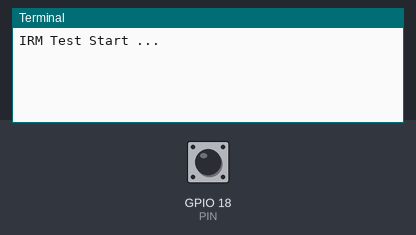
A program run on a simulated Raspberry Pi (BCM pin numbers). Parts: the last lines printed to the terminal. The inputs (shaded band) are chosen by the test bench; at power-on: GPIO 18 (PIN) HIGH.

Above: at 1.2 s.
1.3 s: GPIO 18 (PIN) pulled LOW for 0.15 s
At 2.9 s:
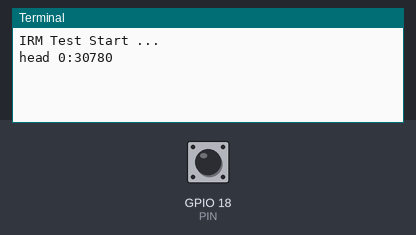
4.4 s: GPIO 18 (PIN) pulled LOW for 1 s
At 6.5 s:
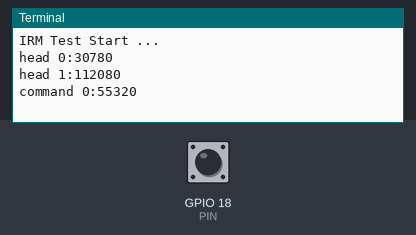
8.4 s: GPIO 18 (PIN) pulled LOW for 0.15 s
At 9.5 s:
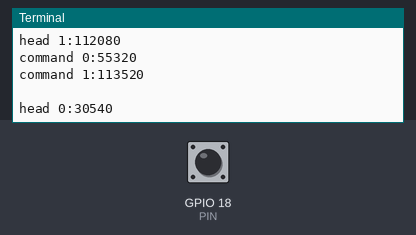
Timing chart, 0 to 11.4 s (numbered marks = the images above; inputs shaded):
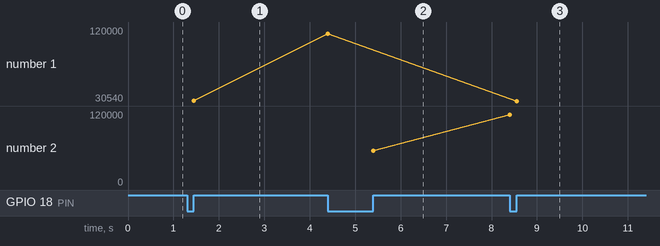

The program:

Rpi.GpioIR.py
```python
#!/usr/bin/python
# -*- coding:utf-8 -*-

import RPi.GPIO as GPIO
import time

PIN = 18;
GPIO.setmode(GPIO.BCM)
GPIO.setup(PIN,GPIO.IN,GPIO.PUD_UP)
print('IRM Test Start ...')

try:

     while True:

          if GPIO.input(PIN) == 0:
               count = 0
               while GPIO.input(PIN) == 0 and count < 2000:  #9ms
                    count += 1
                    time.sleep(0.00006)
               print('head 0:'+ str(count*60))

               count = 0
               while GPIO.input(PIN) == 1 and count < 2000:  #4.5ms
                    count += 1
                    time.sleep(0.00006)
               print('head 1:'+ str(count*60))

               if count > 0:
                    flag = 1
               else:
                    flag = 0

               if flag == 1:
                    for i in range(0,500):
                         count = 0
                         while GPIO.input(PIN) == 0 and count < 2000:    #0.56ms
                              count += 1
                              time.sleep(0.00006)
                         print('command 0:'+ str(count*60))

                         if count > 1500:
                              break

                         count = 0
                         while GPIO.input(PIN) == 1 and count < 2000:   #0: 0.56mx
                              count += 1                               #1: 1.69ms
                              time.sleep(0.00006)
                         print('command 1:'+ str(count*60))
                         if count > 1500:
                              break
                    print('')

except KeyboardInterrupt:

    GPIO.cleanup();
```

Measured:
- after the input at 1.3 s, the terminal: prints a new line after 0.15 s (image 1)
- after the input at 4.4 s, the terminal: prints a new line at once (image 2)
- after the input at 8.4 s, the terminal: prints a new line at once (image 3)
- plotted number 1: 30780 → 112080 after the input at 4.4 s
